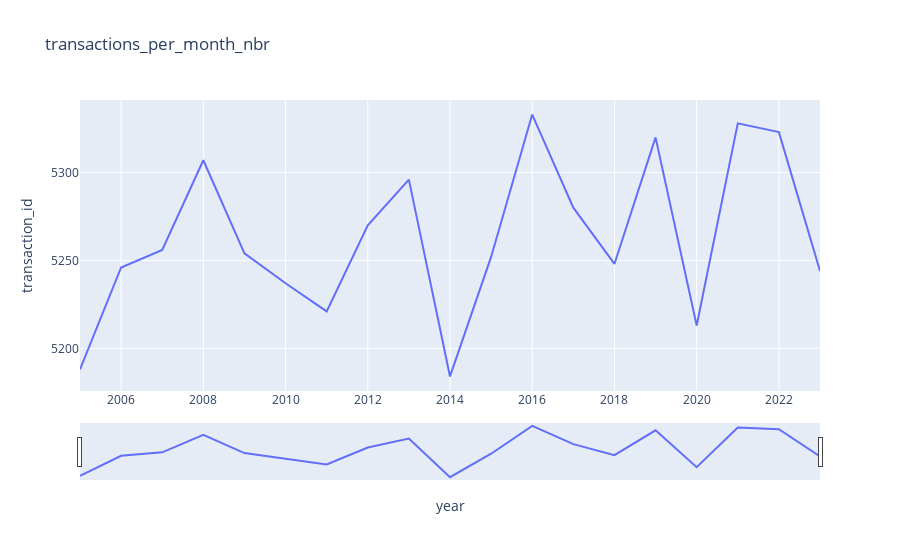

Notebook cell for this chart:
### Markdown cell above
Nombre de transaction par an

### Code cell
transactions_per_month_nbr = pd.DataFrame(transactions_copy.groupby("year").transaction_id.count()).reset_index()
fig = px.line(transactions_per_month_nbr, x='year', y='transaction_id', title='transactions_per_month_nbr')

fig.update_xaxes(rangeslider_visible=True)

### Figure 1 — Plotly figure (JSON) as saved in the notebook; plotly's stock layout.template omitted (floating-point values rounded to 4 significant figures)
{"data": [{"hovertemplate": "year=%{x}<br>transaction_id=%{y}<extra></extra>", "legendgroup": "", "line": {"color": "#636efa", "dash": "solid"}, "marker": {"symbol": "circle"}, "mode": "lines", "name": "", "orientation": "v", "showlegend": false, "type": "scatter", "x": [2005, 2006, 2007, 2008, 2009, 2010, 2011, 2012, 2013, 2014, 2015, 2016, 2017, 2018, 2019, 2020, 2021, 2022, 2023], "xaxis": "x", "y": [5188, 5246, 5256, 5307, 5254, 5237, 5221, 5270, 5296, 5184, 5252, 5333, 5280, 5248, 5320, 5213, 5328, 5323, 5244], "yaxis": "y"}], "layout": {"legend": {"tracegroupgap": 0}, "title": {"text": "transactions_per_month_nbr"}, "xaxis": {"anchor": "y", "domain": [0, 1], "rangeslider": {"visible": true}, "title": {"text": "year"}}, "yaxis": {"anchor": "x", "domain": [0, 1], "title": {"text": "transaction_id"}}}}
